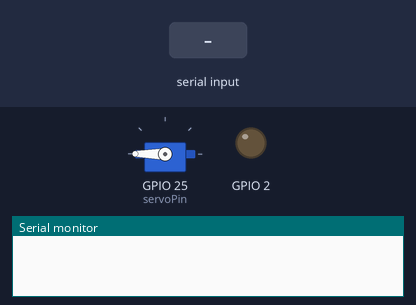
The program below on a simulated ESP32. On the bench: servo, output pins drawn as LEDs (lit = HIGH), the last lines printed to the serial monitor. The inputs (shaded band) are chosen by the test bench.

Above: at 1.2 s.
1.3 s: "90,45\n" received over Serial
At 2.5 s:
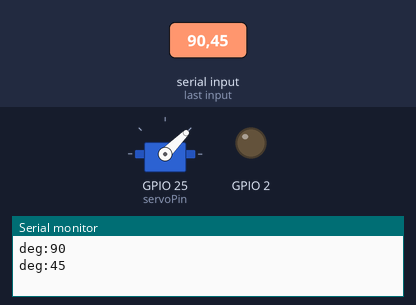
2.8 s: "30,150\n" received over Serial
At 3.6 s:
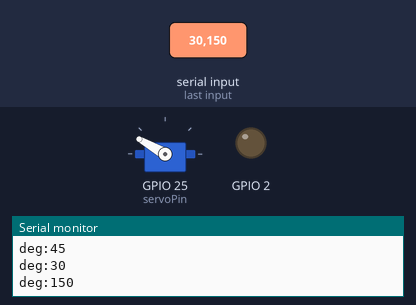
4.3 s: "5\n" received over Serial
At 4.8 s:
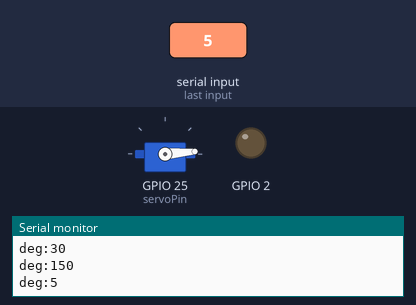
5.8 s: "90\n" received over Serial
At 7.0 s:
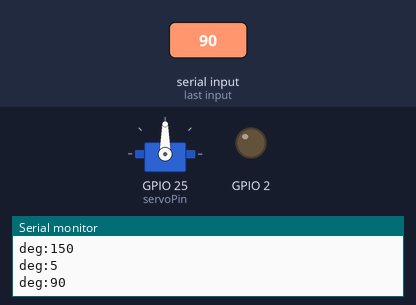
7.3 s: "200\n" received over Serial
At 8.2 s:
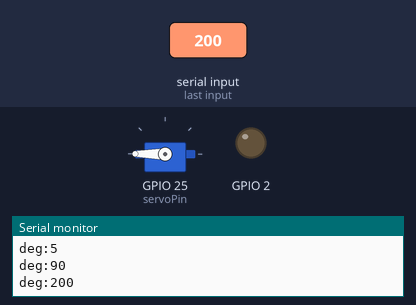
Timing chart, 0 to 9.8 s (numbered marks = the images above; inputs shaded):
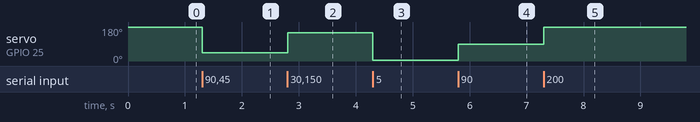

The program:

main.cpp
```cpp
#include <Arduino.h>
#include <ESP32Servo.h>


int minUs = 500; // 500us
int maxUs = 2400; // 2400us
int servoFrequency = 50; // 50Hz
int servoPin = 25;//25; // GPIO 25
Servo servo1;

void setup() {
  // put your setup code here, to run once:
  // シリアル通信を9600bpsで開始
  Serial.begin(9600);
  pinMode(2, OUTPUT);
  // pinMode(25, OUTPUT);
  servo1.setPeriodHertz(servoFrequency); // Standard 50hz servo
  servo1.attach(servoPin, minUs, maxUs);
  servo1.write(180);


}
int deg = 180;
void loop() {
  // シリアルで入力した値を読み取り、その値を出力する
  deg = Serial.parseInt();
  if (deg != 0) {
    servo1.write(deg);
    Serial.printf("deg:%d\n",deg);
  }
}

// put function definitions here:
int myFunction(int x, int y) {
  return x + y;
}
```

Measured:
- after the input at 1.3 s, servo on GPIO 25 (servoPin): 180° → 45° at once
- after the input at 2.8 s, servo on GPIO 25 (servoPin): 45° → 150° at once
- after the input at 4.3 s, servo on GPIO 25 (servoPin): 150° → 5° at once
- after the input at 5.8 s, servo on GPIO 25 (servoPin): 5° → 90° at once
- after the input at 7.3 s, servo on GPIO 25 (servoPin): 90° → 180° at once
